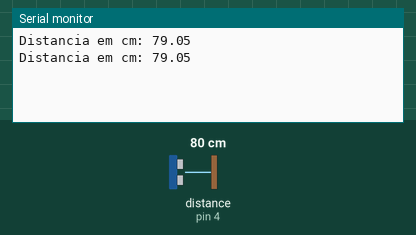
The sketch below on a simulated Arduino Uno, built with avr-gcc and run on an emulated ATmega328P. Parts: the last lines printed to the serial monitor. Wiring (inferred from the names in the program): ultrasonic range finder: trigger pin 3; echo pin 4. The inputs (shaded band) are chosen by the test bench; at power-on: distance to the obstacle (sensor on pin 4) 80 cm. The echo pulse lasts 58.3 µs per cm.

Above: at 1.8 s.
1.9 s: distance to the obstacle (sensor on pin 4) set to 2 cm
At 2.8 s:
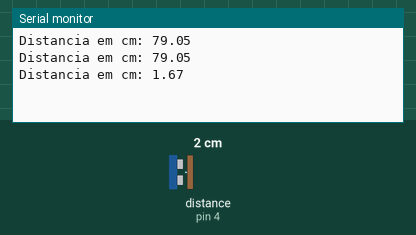
3.4 s: distance to the obstacle (sensor on pin 4) set to 4 cm
At 4.8 s:
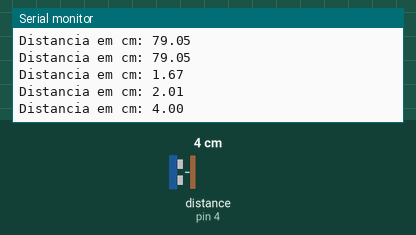
Timing chart, 0 to 6.4 s (numbered marks = the images above; inputs shaded):
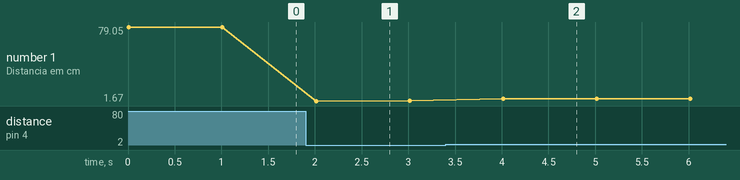

The sketch:

projeto_ultrasonic.ino
```cpp
#define pinoTrig 3
#define pinoEcho 4

float distancia;

void Leitura();

void setup(){
  Serial.begin(9600);
  pinMode(pinoTrig, OUTPUT);
  pinMode(pinoEcho, INPUT);
  digitalWrite(pinoTrig, LOW);
}

void loop(){
  leitura();

  distancia=distancia/2;
  distancia=distancia*0.034029;
  Serial.print("Distancia em cm: ");
  Serial.println(distancia);

  delay(1000);
}

void leitura(){
  digitalWrite(pinoTrig, HIGH);
  delayMicroseconds(10);
  digitalWrite(pinoTrig, LOW);

  distancia = pulseIn(pinoEcho, HIGH);
}
  
```

Measured:
- after the input at 1.9 s, the serial monitor: prints a new line after 0.11 s (image 1)
- after the input at 3.4 s, the serial monitor: prints a new line after 0.61 s (image 2)
- plotted number 1: 79.05 → 2.01 after the input at 1.9 s, 2.01 → 4 after the input at 3.4 s
